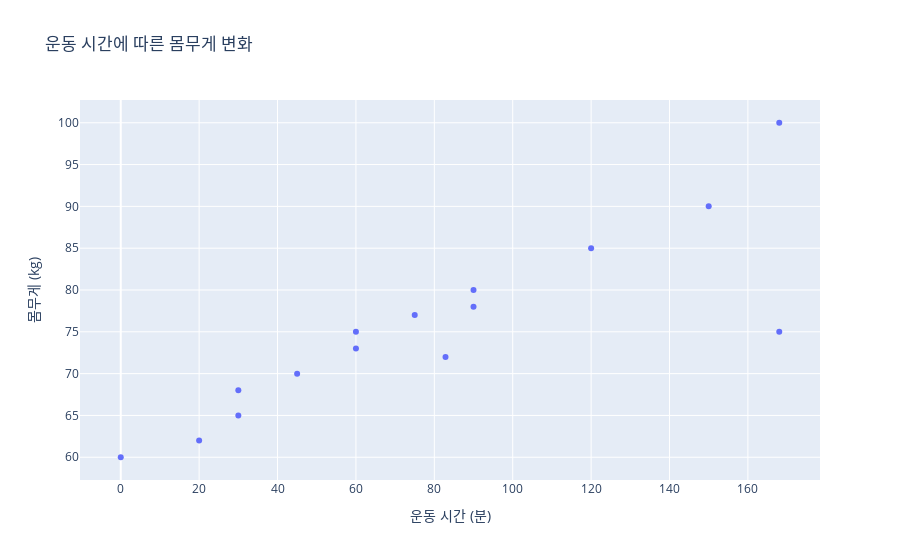

Here is the notebook cell this chart was saved with:
### Code cell
# 운동 시간 vs 몸무게 산점도
fig3 = px.scatter(data, 
                  x='exercise_time', 
                  y='weight', 
                  title='운동 시간에 따른 몸무게 변화',
                  labels={'exercise_time': '운동 시간 (분)', 
                          'weight': '몸무게 (kg)'},)
fig3.show()

### Figure 1 — Plotly figure (JSON) as saved in the notebook; plotly's stock layout.template omitted (floating-point values rounded to 4 significant figures)
{"data": [{"customdata": [["Running", 400], ["Weight Training", 500], ["Yoga", 200], ["Running", 0], ["Weight Training", 600], ["Yoga", 800], ["Running", 1000], ["Weight Training", 1200], ["Yoga", 700], ["Running", 400], ["Weight Training", 500], ["Yoga", 300], ["Running", 0], ["Weight Training", 600], ["Yoga", 150]], "hovertemplate": "운동 시간 (분)=%{x}<br>몸무게 (kg)=%{y}<br>exercise_type=%{customdata[0]}<br>calories_burned=%{customdata[1]}<extra></extra>", "legendgroup": "", "marker": {"color": "#636efa", "symbol": "circle"}, "mode": "markers", "name": "", "orientation": "v", "showlegend": false, "type": "scatter", "x": [45, 60, 30, 90, 82.86, 120, 150, 168, 168, 60, 75, 30, 0, 90, 20], "xaxis": "x", "y": [70, 75, 68, 80, 72, 85, 90, 75, 100, 73, 77, 65, 60, 78, 62], "yaxis": "y"}], "layout": {"autosize": true, "legend": {"tracegroupgap": 0}, "title": {"text": "운동 시간에 따른 몸무게 변화"}, "xaxis": {"anchor": "y", "autorange": true, "domain": [0, 1], "range": [-10.17, 178.2], "title": {"text": "운동 시간 (분)"}, "type": "linear"}, "yaxis": {"anchor": "x", "autorange": true, "domain": [0, 1], "range": [56.7, 103.3], "title": {"text": "몸무게 (kg)"}, "type": "linear"}}}
